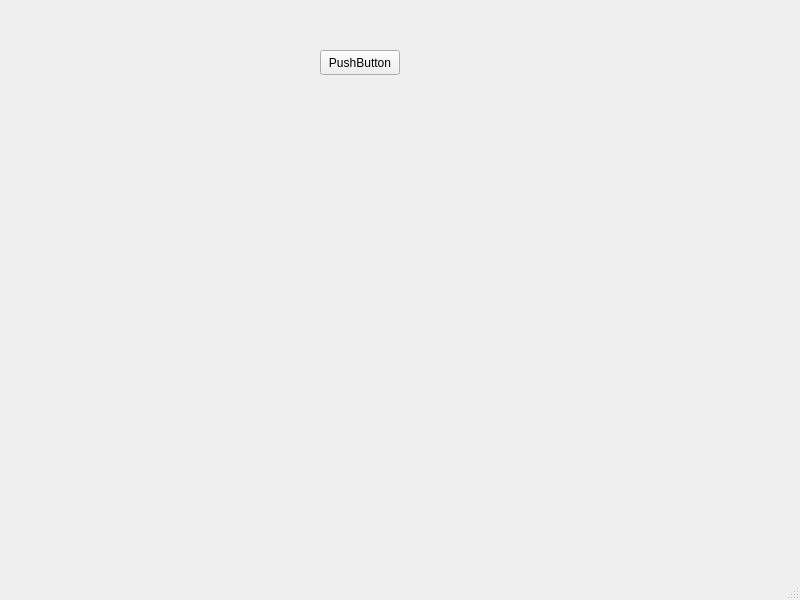
<?xml version="1.0" encoding="UTF-8"?>
<ui version="4.0">
 <class>MainWindow</class>
 <widget class="QMainWindow" name="MainWindow">
  <property name="geometry">
   <rect>
    <x>0</x>
    <y>0</y>
    <width>800</width>
    <height>600</height>
   </rect>
  </property>
  <property name="windowTitle">
   <string>MainWindow</string>
  </property>
  <widget class="QWidget" name="centralwidget">
   <widget class="QPushButton" name="pushButton">
    <property name="geometry">
     <rect>
      <x>320</x>
      <y>50</y>
      <width>80</width>
      <height>25</height>
     </rect>
    </property>
    <property name="text">
     <string>PushButton</string>
    </property>
   </widget>
  </widget>
  <widget class="QMenuBar" name="menubar">
   <property name="geometry">
    <rect>
     <x>0</x>
     <y>0</y>
     <width>800</width>
     <height>25</height>
    </rect>
   </property>
  </widget>
  <widget class="QStatusBar" name="statusbar"/>
 </widget>
 <resources/>
 <connections/>
</ui>
